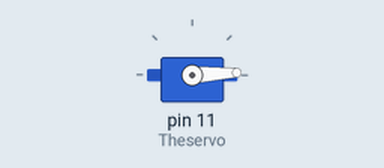
Recording of a sketch running on a simulated Arduino Uno, built with avr-gcc and run on an emulated ATmega328P. Parts: servo.

Above: at 0.05 s.
At 0.45 s:
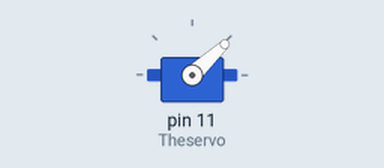
At 0.9 s:
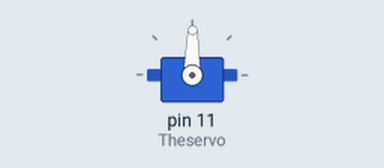
At 1.8 s:
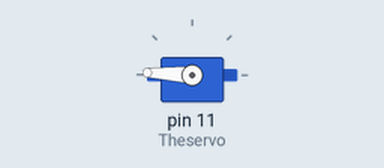
Timing chart, 0 to 4.2 s (numbered marks = the images above):
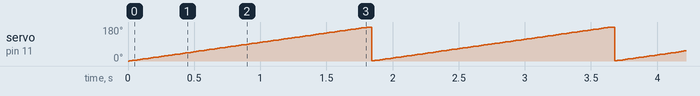

Measured:
- by itself, servo on pin 11 (Theservo): ramps from 1° to 180° and jumps back, once every 1.8 s

The sketch:

start_simulating1.ino
```cpp
// C++ code
//Servo Motors code
#include <Servo.h>


Servo Theservo;
int pos =0;
void setup (){

Theservo.attach(11);

}
void loop(){
for( pos=0 ; pos <= 180 ; pos += 1){
    Theservo.write(pos);
    delay(10);

}
for( pos=180 ; pos >=180 ; pos -= 1){
    Theservo.write(pos);
    delay(10);

}

}
```
